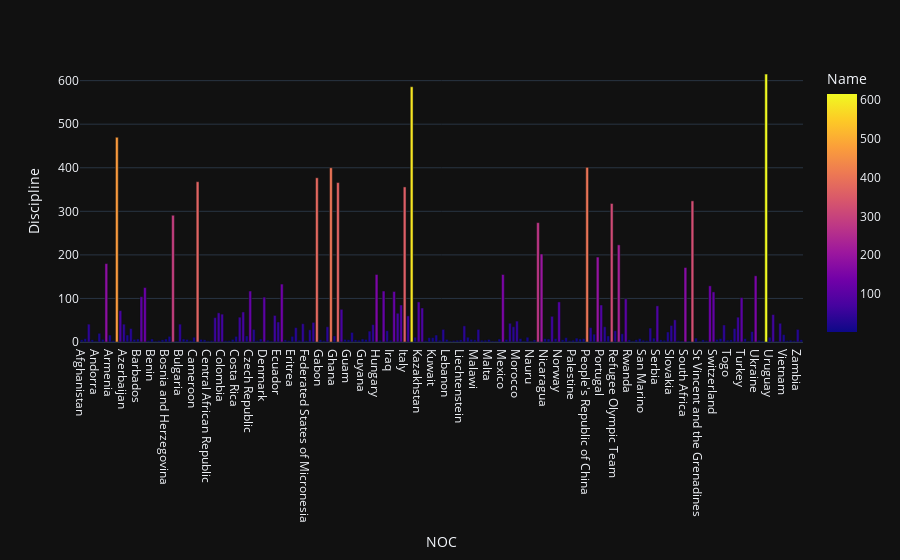

Notebook cell for this chart:
### Code cell
px.bar(data_frame=NOCdata,x='NOC',y='Discipline',template='plotly_dark',color='Name')

### Figure 1 — Plotly figure (JSON) as saved in the notebook; plotly's stock layout.template omitted (floating-point values rounded to 4 significant figures; data arrays with more than 128 entries replaced by an {"elided": "..."} marker saying what was removed)
{"data": [{"alignmentgroup": "True", "hovertemplate": "NOC=%{x}<br>Discipline=%{y}<br>Name=%{marker.color}<extra></extra>", "legendgroup": "", "marker": {"color": {"elided": "206 int values"}, "coloraxis": "coloraxis", "pattern": {"shape": ""}}, "name": "", "offsetgroup": "", "orientation": "v", "showlegend": false, "textposition": "auto", "type": "bar", "x": {"elided": "206 str values"}, "xaxis": "x", "y": {"elided": "206 int values"}, "yaxis": "y"}], "layout": {"barmode": "relative", "coloraxis": {"colorbar": {"title": {"text": "Name"}}, "colorscale": [[0, "#0d0887"], [0.1111, "#46039f"], [0.2222, "#7201a8"], [0.3333, "#9c179e"], [0.4444, "#bd3786"], [0.5556, "#d8576b"], [0.6667, "#ed7953"], [0.7778, "#fb9f3a"], [0.8889, "#fdca26"], [1, "#f0f921"]]}, "legend": {"tracegroupgap": 0}, "margin": {"t": 60}, "xaxis": {"anchor": "y", "domain": [0, 1], "title": {"text": "NOC"}}, "yaxis": {"anchor": "x", "domain": [0, 1], "title": {"text": "Discipline"}}}}
